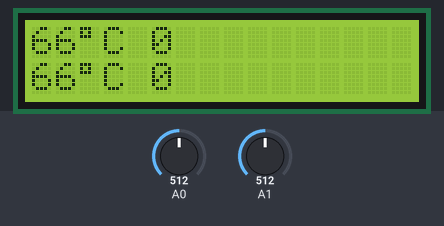
Bench run of a sketch on a simulated Arduino Uno, built with avr-gcc and run on an emulated ATmega328P. Parts: 16×2 character LCD. Inputs (shaded band) come from the test bench; at power-on: A0 = 512, A1 = 512.

Above: at 1.2 s.
1.3 s: A0 set to 716
At 2.7 s:
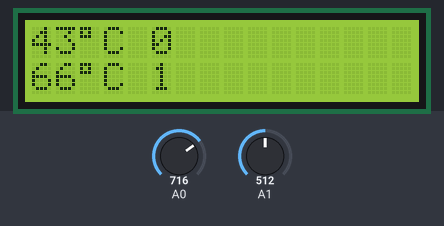
3.2 s: A1 set to 716
At 5.4 s:
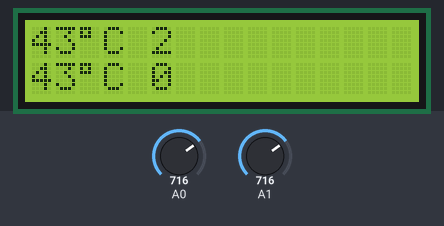
6.2 s: A0 set to 900
At 8.5 s:
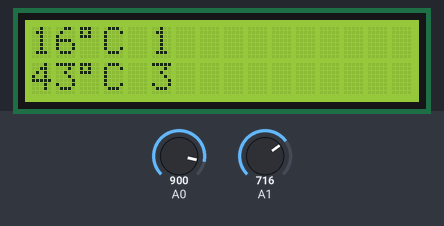
8.6 s: A1 set to 900
At 10.9 s:
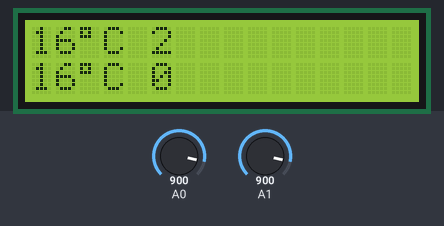
11.6 s: A0 set to 1023
At 13.5 s:
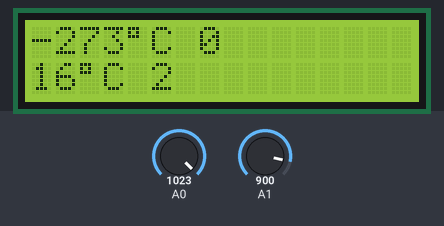
14.0 s: A0 set to 511
At 15.12 s:
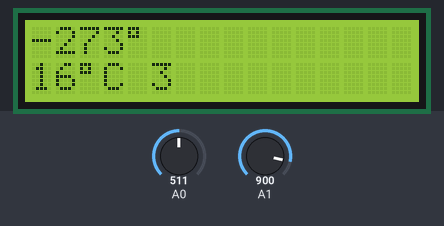
Timing chart, 0 to 17.0 s (numbered marks = the images above; inputs shaded):
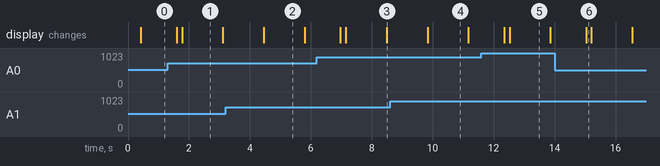

Measured:
- after the input at 14.0 s, the display: changes after 1.0 s (image 6)
- what the display in image 1 shows lasts 1.3 s, from 1.8 s to 3.1 s

The sketch:

Thermister_Temp_Probes.ino
```cpp
#include <Wire.h>
#include <Adafruit_RGBLCDShield.h>
#include <utility/Adafruit_MCP23017.h>

Adafruit_RGBLCDShield lcd = Adafruit_RGBLCDShield();

// which analog pin to connect
#define PROBE0 A0
#define PROBE1 A1
// resistance at 25 degrees C
#define THERMISTORNOMINAL 100000
// temp. for nominal resistance (almost always 25 C)
#define TEMPERATURENOMINAL 25
// how many samples to take and average, more takes longer
// but is more 'smooth'
#define NUMSAMPLES 16
// The beta coefficient of the thermistor (usually 3000-4000)
#define BCOEFFICIENT 3950
// the value of the 'other' resistor
#define SERIESRESISTOR 20000

int p0 = 0;
int p0_last = 0;
unsigned long p0_count = 0;
int p1 = 0;
int p1_last = 0;
unsigned long p1_count = 0;

uint16_t samples[NUMSAMPLES];

void setup(void) {
  analogReference(EXTERNAL);

  lcd.begin(16, 2);
  lcd.clear();
}

void loop(void) {
  // Probe0
  p0 = readTempProbe(PROBE0);

  if (p0_last == p0) {
    p0_count++;
  } else {
    p0_count = 0;
    lcd.setCursor(5, 0);
    lcd.print("           ");
  }

  p0_last = p0;

  // Probe1
  p1 = readTempProbe(PROBE1);

  if (p1_last == p1) {
    p1_count++;
  } else {
    p1_count = 0;
    lcd.setCursor(5, 1);
    lcd.print("           ");
  }

  p1_last = p1;

  // display

  lcd.setCursor(0, 0);
  lcd.print(p0);
  lcd.print((char)223); // degree symbol
  lcd.print('C');
  lcd.print(' ');
  lcd.print(p0_count);

  lcd.setCursor(0, 1);
  lcd.print(p1);
  lcd.print((char)223); // degree symbol
  lcd.print('C');
  lcd.print(' ');
  lcd.print(p1_count);

  delay(1000);
}

int readTempProbe(int pin) {
  uint8_t i;
  float average;

  // take N samples in a row, with a slight delay
  for (i = 0; i < NUMSAMPLES; i++) {
    samples[i] = analogRead(pin);
    delay(10);
  }

  // average all the samples out
  average = 0;
  for (i = 0; i < NUMSAMPLES; i++) {
    average += samples[i];
  }
  average /= NUMSAMPLES;

  // convert the value to resistance
  average = 1023 / average - 1;
  average = SERIESRESISTOR / average;

  float steinhart;
  steinhart = average / THERMISTORNOMINAL;     // (R/Ro)
  steinhart = log(steinhart);                  // ln(R/Ro)
  steinhart /= BCOEFFICIENT;                   // 1/B * ln(R/Ro)
  steinhart += 1.0 / (TEMPERATURENOMINAL + 273.15); // + (1/To)
  steinhart = 1.0 / steinhart;                 // Invert
  steinhart -= 273.15;                         // convert to C

  return steinhart;
}
```
